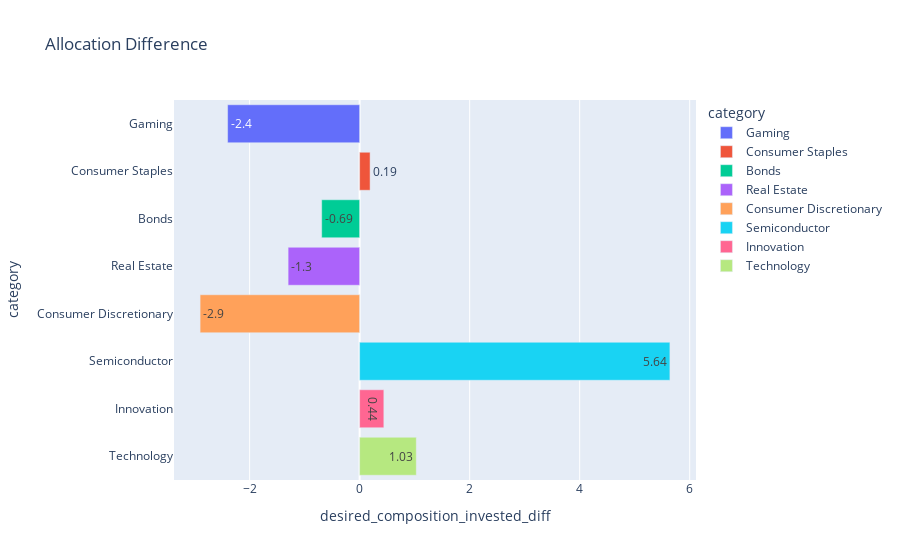

Source (notebook cell):
### Code cell
fig = px.bar(c_composition_stats, 
             x="desired_composition_invested_diff", y="category", 
             title='Allocation Difference', 
             color="category", 
             text="desired_composition_invested_diff", 
             hover_data=['desired_allocation'],
             orientation='h')
fig.write_image("images/allocation_difference.pdf")
fig.show()

### Figure 1 — Plotly figure (JSON) as saved in the notebook; plotly's stock layout.template omitted (floating-point values rounded to 4 significant figures)
{"data": [{"alignmentgroup": "True", "customdata": [[7]], "hovertemplate": "category=%{y}<br>desired_composition_invested_diff=%{text}<br>desired_allocation=%{customdata[0]}<extra></extra>", "legendgroup": "Gaming", "marker": {"color": "#636efa"}, "name": "Gaming", "offsetgroup": "Gaming", "orientation": "h", "showlegend": true, "text": [-2.4], "textposition": "auto", "type": "bar", "x": [-2.4], "xaxis": "x", "y": ["Gaming"], "yaxis": "y"}, {"alignmentgroup": "True", "customdata": [[4]], "hovertemplate": "category=%{y}<br>desired_composition_invested_diff=%{text}<br>desired_allocation=%{customdata[0]}<extra></extra>", "legendgroup": "Consumer Staples", "marker": {"color": "#EF553B"}, "name": "Consumer Staples", "offsetgroup": "Consumer Staples", "orientation": "h", "showlegend": true, "text": [0.19], "textposition": "auto", "type": "bar", "x": [0.19], "xaxis": "x", "y": ["Consumer Staples"], "yaxis": "y"}, {"alignmentgroup": "True", "customdata": [[7]], "hovertemplate": "category=%{y}<br>desired_composition_invested_diff=%{text}<br>desired_allocation=%{customdata[0]}<extra></extra>", "legendgroup": "Bonds", "marker": {"color": "#00cc96"}, "name": "Bonds", "offsetgroup": "Bonds", "orientation": "h", "showlegend": true, "text": [-0.69], "textposition": "auto", "type": "bar", "x": [-0.69], "xaxis": "x", "y": ["Bonds"], "yaxis": "y"}, {"alignmentgroup": "True", "customdata": [[4]], "hovertemplate": "category=%{y}<br>desired_composition_invested_diff=%{text}<br>desired_allocation=%{customdata[0]}<extra></extra>", "legendgroup": "Real Estate", "marker": {"color": "#ab63fa"}, "name": "Real Estate", "offsetgroup": "Real Estate", "orientation": "h", "showlegend": true, "text": [-1.3], "textposition": "auto", "type": "bar", "x": [-1.3], "xaxis": "x", "y": ["Real Estate"], "yaxis": "y"}, {"alignmentgroup": "True", "customdata": [[4]], "hovertemplate": "category=%{y}<br>desired_composition_invested_diff=%{text}<br>desired_allocation=%{customdata[0]}<extra></extra>", "legendgroup": "Consumer Discretionary", "marker": {"color": "#FFA15A"}, "name": "Consumer Discretionary", "offsetgroup": "Consumer Discretionary", "orientation": "h", "showlegend": true, "text": [-2.9], "textposition": "auto", "type": "bar", "x": [-2.9], "xaxis": "x", "y": ["Consumer Discretionary"], "yaxis": "y"}, {"alignmentgroup": "True", "customdata": [[7]], "hovertemplate": "category=%{y}<br>desired_composition_invested_diff=%{text}<br>desired_allocation=%{customdata[0]}<extra></extra>", "legendgroup": "Semiconductor", "marker": {"color": "#19d3f3"}, "name": "Semiconductor", "offsetgroup": "Semiconductor", "orientation": "h", "showlegend": true, "text": [5.64], "textposition": "auto", "type": "bar", "x": [5.64], "xaxis": "x", "y": ["Semiconductor"], "yaxis": "y"}, {"alignmentgroup": "True", "customdata": [[60]], "hovertemplate": "category=%{y}<br>desired_composition_invested_diff=%{text}<br>desired_allocation=%{customdata[0]}<extra></extra>", "legendgroup": "Innovation", "marker": {"color": "#FF6692"}, "name": "Innovation", "offsetgroup": "Innovation", "orientation": "h", "showlegend": true, "text": [0.44], "textposition": "auto", "type": "bar", "x": [0.44], "xaxis": "x", "y": ["Innovation"], "yaxis": "y"}, {"alignmentgroup": "True", "customdata": [[7]], "hovertemplate": "category=%{y}<br>desired_composition_invested_diff=%{text}<br>desired_allocation=%{customdata[0]}<extra></extra>", "legendgroup": "Technology", "marker": {"color": "#B6E880"}, "name": "Technology", "offsetgroup": "Technology", "orientation": "h", "showlegend": true, "text": [1.03], "textposition": "auto", "type": "bar", "x": [1.03], "xaxis": "x", "y": ["Technology"], "yaxis": "y"}], "layout": {"barmode": "relative", "legend": {"title": {"text": "category"}, "tracegroupgap": 0}, "title": {"text": "Allocation Difference"}, "xaxis": {"anchor": "y", "domain": [0, 1], "title": {"text": "desired_composition_invested_diff"}}, "yaxis": {"anchor": "x", "categoryarray": ["Technology", "Innovation", "Semiconductor", "Consumer Discretionary", "Real Estate", "Bonds", "Consumer Staples", "Gaming"], "categoryorder": "array", "domain": [0, 1], "title": {"text": "category"}}}}
